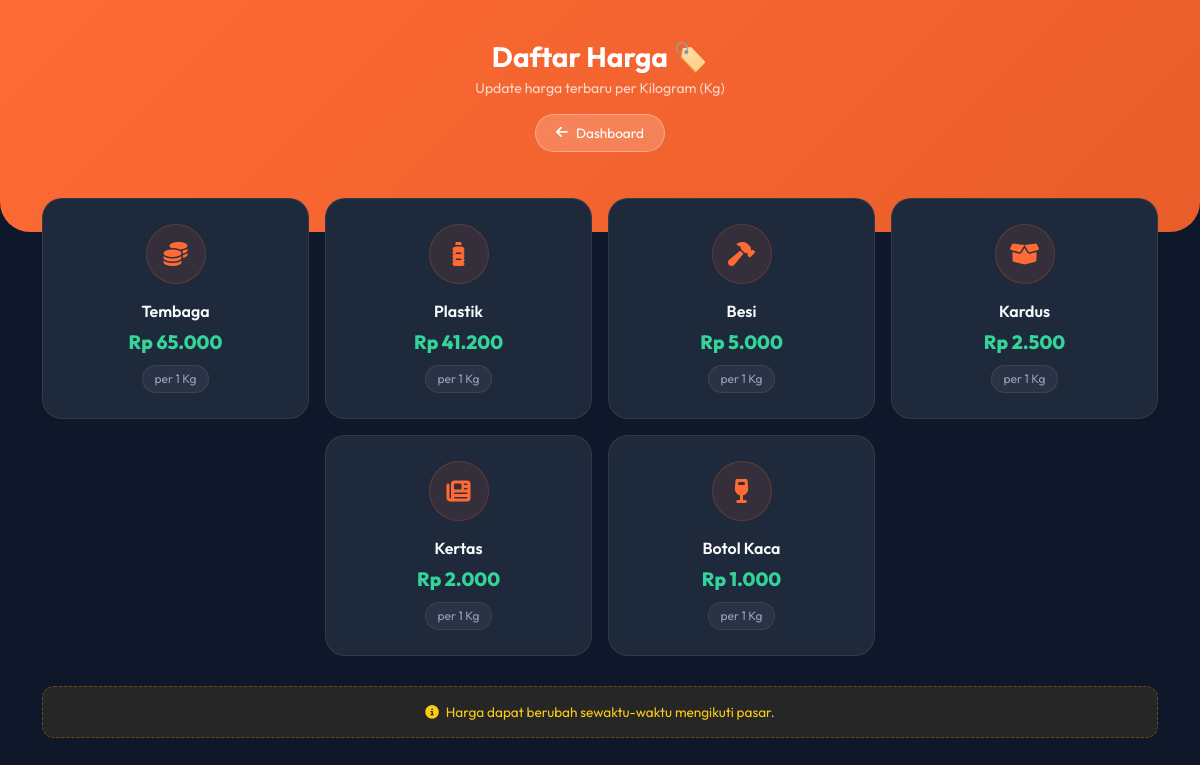
The app's page /harga.php (signed in) with its own data.
### tables this page shows
CREATE TABLE `jenis_sampah` (
  `id` int(11) NOT NULL,
  `nama_sampah` varchar(50) DEFAULT NULL,
  `harga_per_kg` int(11) DEFAULT NULL,
  `icon` varchar(50) DEFAULT NULL
);

### harga.php (the view, shortened to what this page needs)
<?php
include 'koneksi.php';
?>
<!DOCTYPE html>
<html lang="id">
<head>
    <link href="https://cdn.jsdelivr.net/npm/bootstrap@5.3.0/dist/css/bootstrap.min.css" rel="stylesheet">
    <link rel="stylesheet" href="https://cdnjs.cloudflare.com/ajax/libs/font-awesome/6.4.0/css/all.min.css">
</head>
<body>
    <div class="hero-header">
        <div class="container">
            <h3 class="fw-bold text-white mb-1">Daftar Harga 🏷️</h3>
            <p class="text-white text-opacity-75 small mb-0">Update harga terbaru per Kilogram (Kg)</p>
            <a href="dashboard.php" class="btn-back">
                <i class="fas fa-arrow-left me-2"></i> Dashboard
            </a>
        </div>
    </div>
    <div class="container card-container">
        <div class="row g-3 justify-content-center">
            <?php
            $query = mysqli_query($conn, "SELECT * FROM jenis_sampah ORDER BY harga_per_kg DESC");
            if (mysqli_num_rows($query) > 0) {
                while ($row = mysqli_fetch_assoc($query)) {
                    $nama = $row['nama_sampah'];
                    $nama_lower = strtolower($nama);
                    $icon = "fa-recycle";
                    if (strpos($nama_lower, 'tembaga') !== false) {
                        $icon = "fa-coins";
                    } elseif (strpos($nama_lower, 'besi') !== false) {
                        $icon = "fa-hammer";
                    } elseif (strpos($nama_lower, 'plastik') !== false) {
                        $icon = "fa-bottle-water";
                    } elseif (strpos($nama_lower, 'kertas') !== false) {
                        $icon = "fa-newspaper";
                    } elseif (strpos($nama_lower, 'kardus') !== false) {
                        $icon = "fa-box-open";
                    } elseif (strpos($nama_lower, 'kaca') !== false) {
                        $icon = "fa-wine-glass";
                    } elseif (strpos($nama_lower, 'minyak') !== false) {
                        $icon = "fa-droplet";
                    } elseif (strpos($nama_lower, 'kaleng') !== false) {
                        $icon = "fa-prescription-bottle";
                    }
            ?>
                    <div class="col-6 col-md-4 col-lg-3">
                        <div class="price-card">
                            <div class="icon-circle">
                                <i class="fas <?php echo $icon; ?>"></i>
                            </div>
                            <div class="item-name"><?php echo $nama; ?></div>
                            <div class="item-price">
                                Rp <?php echo number_format($row['harga_per_kg'], 0, ',', '.'); ?>
                            </div>
                            <div class="item-unit">per 1 Kg</div>
                        </div>
                    </div>
                <?php
                }
            } ?>
        </div>
        <div class="info-box">
            <i class="fas fa-info-circle me-1"></i>
            Harga dapat berubah sewaktu-waktu mengikuti pasar.
        </div>
    </div>
</body>
</html>

### harga.php (style rules this page uses)
:root { --primary: #FF6B35; --primary-hover: #e85d2a; --dark-bg: #0F172A; --card-bg: #1E293B; --text-light: #F8FAFC; --text-gray: #94A3B8; --border-color: rgba(255, 255, 255, 0.08); }
body { font-family: 'Outfit', sans-serif; background-color: var(--dark-bg); color: var(--text-light); min-height: 100vh; }
.hero-header { background: linear-gradient(135deg, #FF6B35 0%, #E85D2A 100%); padding: 40px 20px 80px; text-align: center; border-radius: 0 0 30px 30px; position: relative; z-index: 1; }
.btn-back { background: rgba(255, 255, 255, 0.2); backdrop-filter: blur(5px); border: 1px solid rgba(255, 255, 255, 0.3); color: white; padding: 8px 20px; border-radius: 50px; text-decoration: none; font-size: 0.85rem; display: inline-flex; align-items: center; margin-top: 15px; transition: 0.3s; }
.card-container { margin-top: -50px; position: relative; z-index: 2; padding-bottom: 40px; }
.price-card { background: var(--card-bg); border: 1px solid var(--border-color); border-radius: 20px; padding: 25px 20px; text-align: center; height: 100%; transition: transform 0.3s, box-shadow 0.3s; display: flex; flex-direction: column; align-items: center; justify-content: center; }
.icon-circle { width: 60px; height: 60px; background: rgba(255, 107, 53, 0.1); color: var(--primary); border-radius: 50%; display: flex; align-items: center; justify-content: center; font-size: 1.5rem; margin-bottom: 15px; border: 1px solid rgba(255, 107, 53, 0.2); }
.item-name { font-weight: 600; font-size: 1rem; color: var(--text-light); margin-bottom: 5px; }
.item-price { font-weight: 800; font-size: 1.2rem; color: #34D399; margin-bottom: 8px; }
.item-unit { background: rgba(255, 255, 255, 0.05); color: var(--text-gray); padding: 4px 12px; border-radius: 50px; font-size: 0.75rem; border: 1px solid var(--border-color); }
.info-box { background: rgba(234, 179, 8, 0.1); border: 1px dashed rgba(234, 179, 8, 0.3); color: #FACC15; border-radius: 12px; padding: 15px; font-size: 0.85rem; margin-top: 30px; text-align: center; }

### records on screen
jenis_sampah: nama_sampah "Tembaga", harga_per_kg "65.000"
jenis_sampah: nama_sampah "Plastik", harga_per_kg "41.200"
jenis_sampah: nama_sampah "Besi", harga_per_kg "5.000"
jenis_sampah: nama_sampah "Kardus", harga_per_kg "2.500"
jenis_sampah: nama_sampah "Kertas", harga_per_kg "2.000"
jenis_sampah: nama_sampah "Botol Kaca", harga_per_kg "1.000"
